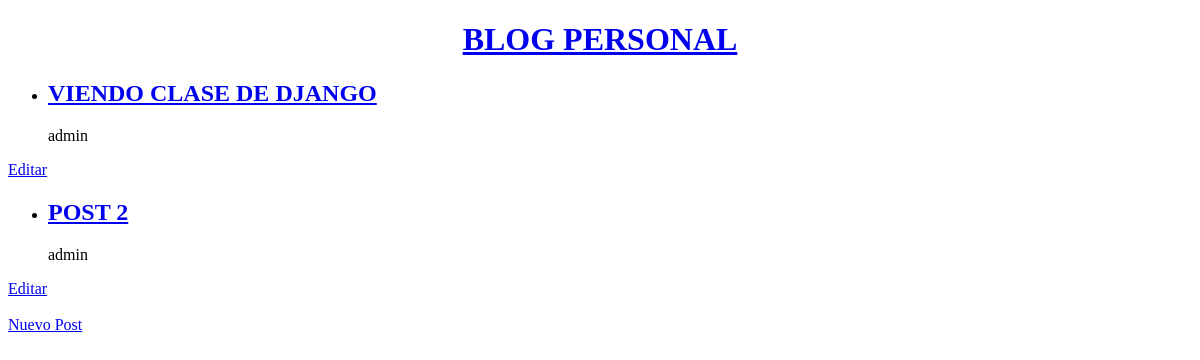
/, run on an earlier commit of the app's database.
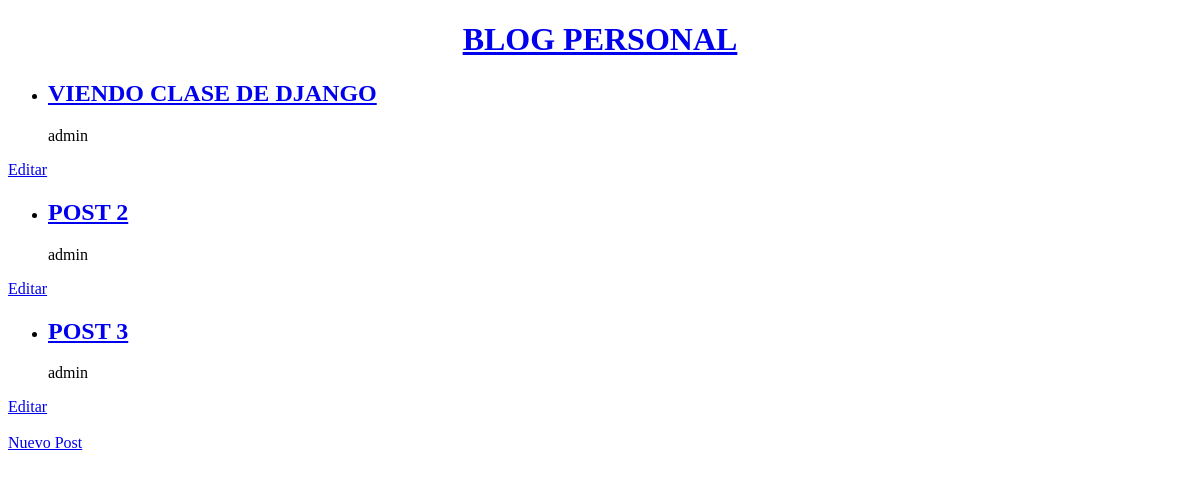
And on a later commit of the database.
### blogs/models.py (models this page shows, shortened)
class Post(models.Model):
    title = models.CharField(max_length=200)
    body = models.TextField()
    created_at = models.DateTimeField(
        auto_now_add=True
    )  # toma el tiempo automaticament del sistem o pc
    updated_at = models.DateTimeField(
        auto_now=True
    )  # toma el tiempo automaticament del sistem o pc
    author = models.ForeignKey(
        "auth.User", on_delete=models.CASCADE
    )  # toma el usario de la tabla auth_user de la base de datos de usuario por defecos de django

### blogs/views.py (the view)
# urls.py: path("", PostListView.as_view(), name="post_list"),
class PostListView(ListView):
    model = Post  # nombre del modelo donde estan los datos
    template_name = (
        "post_list.html"  # nombre del template a usar que esta en la carpeta templates
    )

### templates/post_list.html
{% extends "_base.html" %}
{% block content %}
    {% for publication in post_list %}
        <ul>
            <li>
                <a href="{% url 'post_detail' publication.pk %}"><h2>{{ publication.title }}</h2></a>
                <p>{{ publication.author }}</p>
            </li>
        </ul>
        <a href="{% url 'post_edit' publication.pk %}">Editar</a>
     {% endfor %}
     <br> <br>
         <a href="{% url 'post_create' %}">Nuevo Post</a>
{% endblock content %}

What changed in the data, as far as the page shows it:
added Post: title "POST 3", author "admin"
